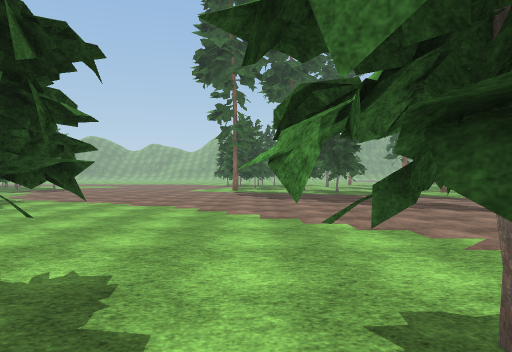
[1] (above)

24 first-person views from a walk through a Unity game level. The camera is 1.3 m above the floor, looks level and sees 70° across. The floor is counted in squares, 2 m on a side. Each view is taken from the middle of a square. On the plan, view 1 faces up. The plan holds only what a view shows up to about 11 squares ahead; the rest is blank. The place goes on beyond the plan. The player character is not drawn. Some surface patterns are stand-ins.

[2]
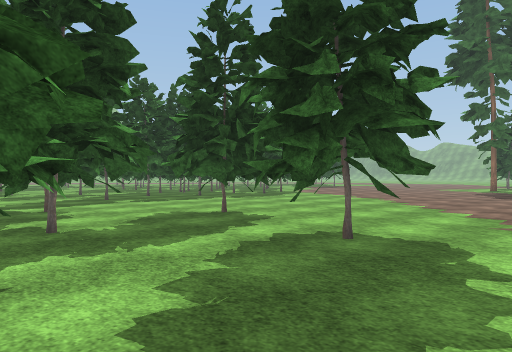

[3]
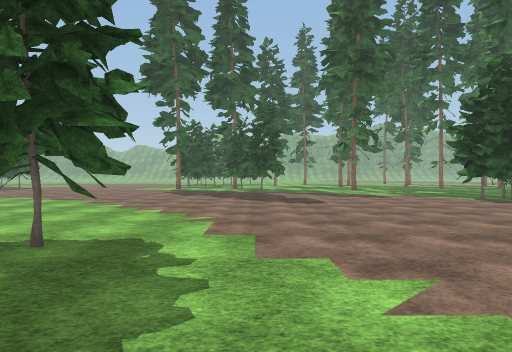

[4]
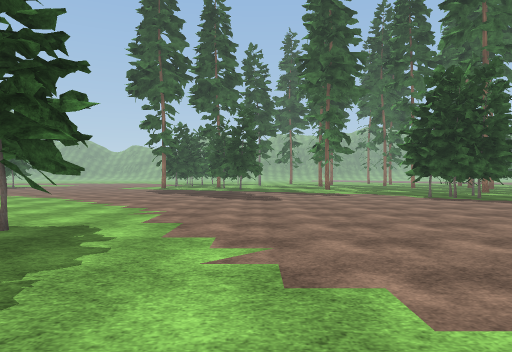

[5]
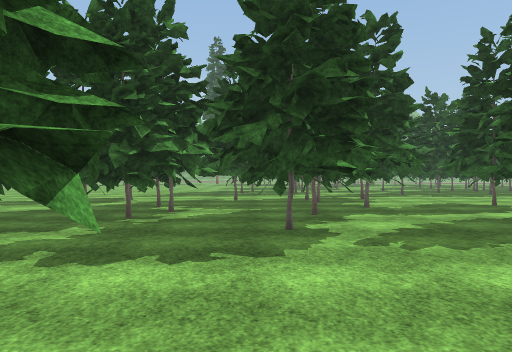

[6]
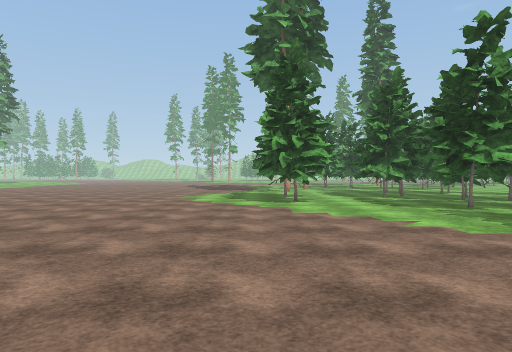

[7]
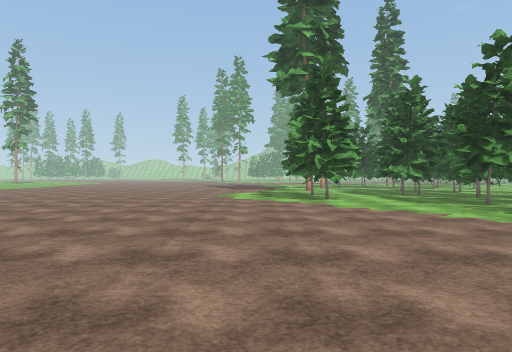

[8]
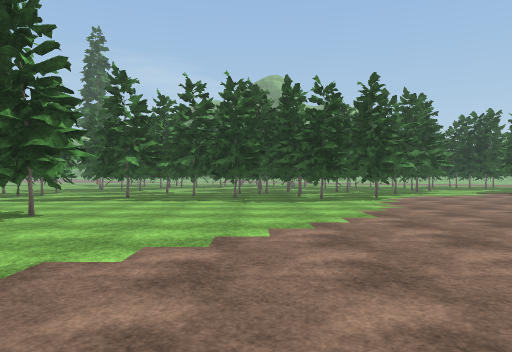

[9]
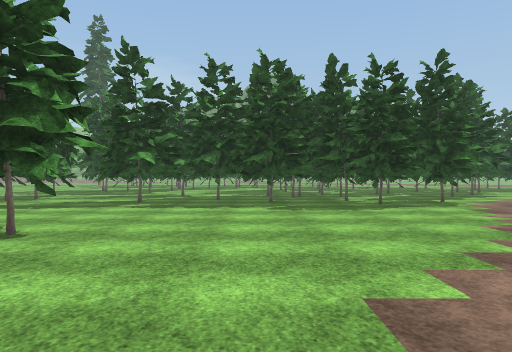

[10]
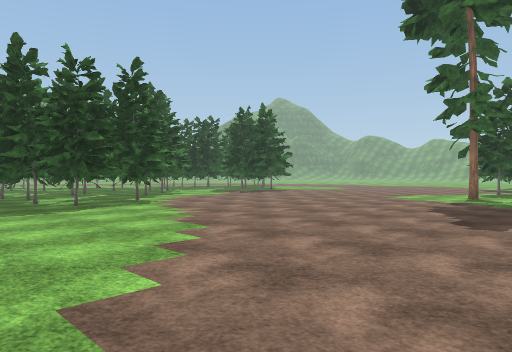

[11]
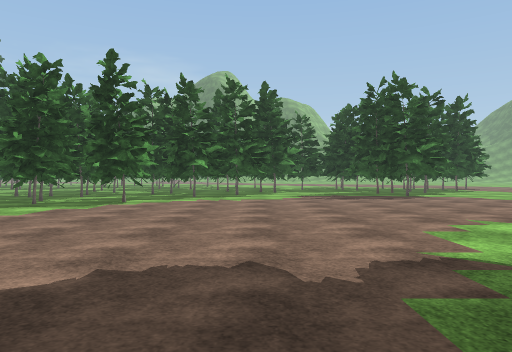

[12]
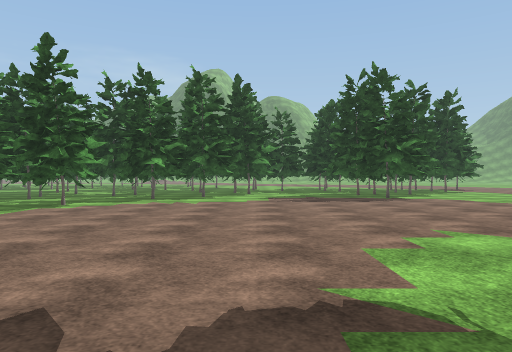

[13]
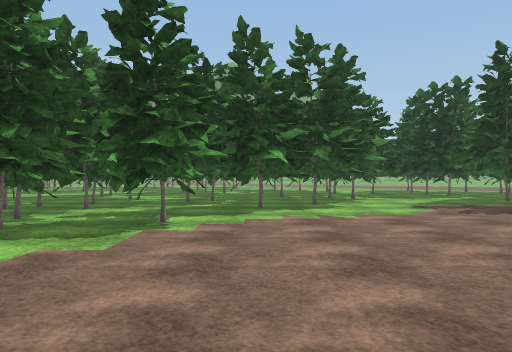

[14]
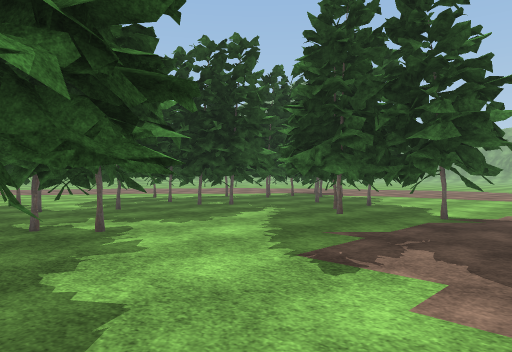

[15]
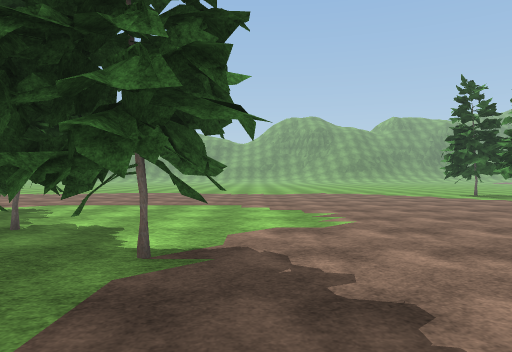

[16]
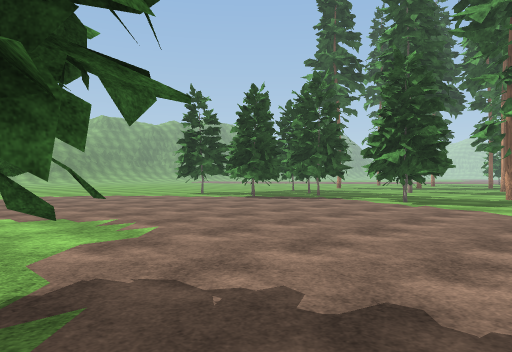

[17]
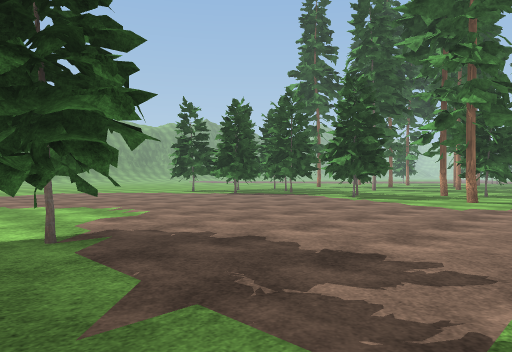

[18]
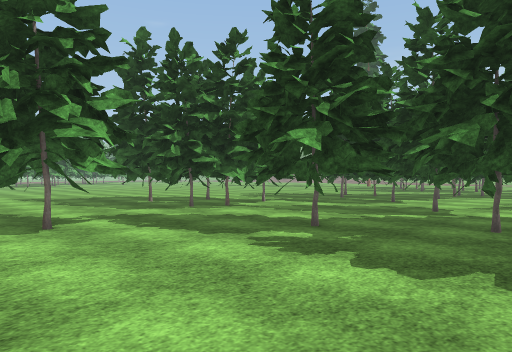

[19]
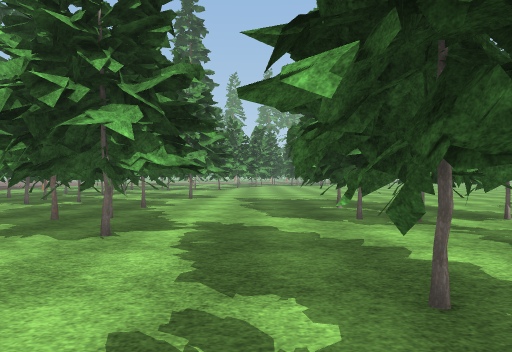

[20]
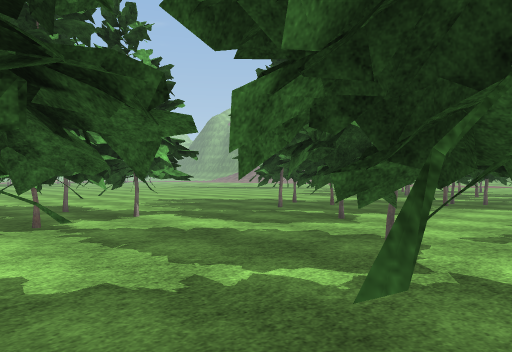

[21]
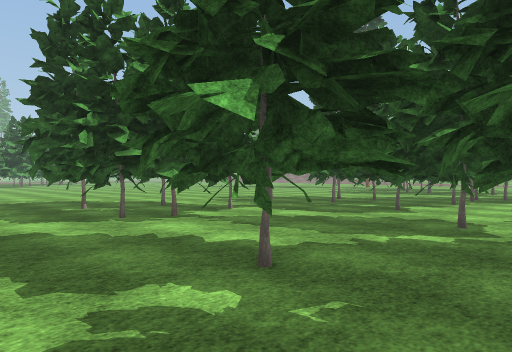

[22]
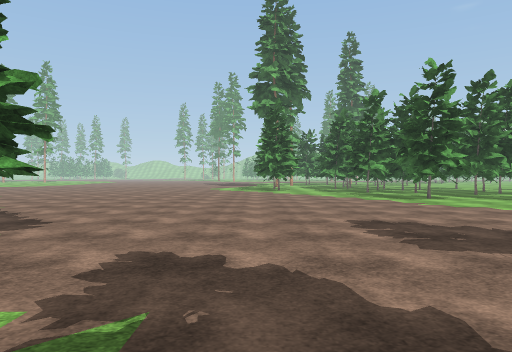

[23]
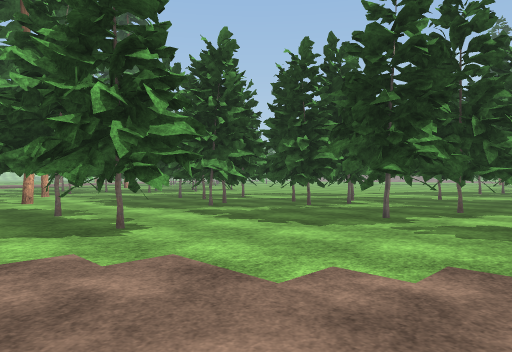

[24]
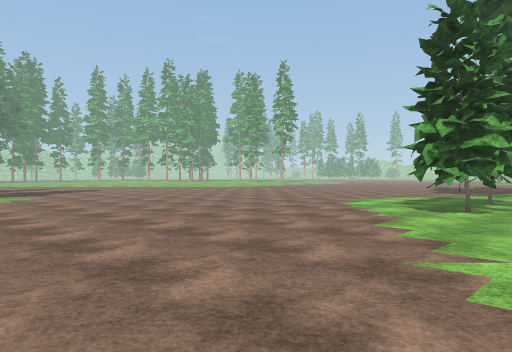

### Floor plan
Key: @ floor where view 1 was taken; # wall or solid block; x gap in a wall; . floor.
Columns run from 13 left of view 1 to 15 right of it. Each row starts with its distance up from view 1.
 27       ..
 26 ............
 25 ...........#
 24 ...........#
 23 ............
 22  ............
 21  ............#
 20 ## .........##.
 19  ###........##..
 18 ####...........#
 17 .###........#..#
 16 ...............#
 15 ..............
 14 ##.............
 13 ####............
 12   ##...........    .
 11    ##............ ...
 10    ####...............
  9       #................#
  8       ##..............###
  7       # ...............##
  6      ##.................
  5      ##..................
  4     ##....................
  3   #####...................
  2   ##.##....#xx#............
  1  # ...........#..............
  0 ##......##.##@...............
 -1 ##.####..##### .............
 -2 #..####..##  ###...........
 -3 ... ###..##  ###...........
 -4 ... ###..### #....##........
 -5 ...........# ##...##........
 -6 .........#   #######.......

Where each view was taken, in squares from view 1:
view 1: 0 up, 0 right, facing up
view 2: 2 down, 3 right, facing up-left
view 3: 2 down, 3 right, facing up
view 4: 3 down, 4 right, facing up
view 5: 3 down, 6 right, facing left
view 6: 5 up, 6 right, facing down
view 7: 6 up, 7 right, facing down
view 8: 6 up, 4 right, facing left
view 9: 5 up, 2 right, facing left
view 10: 5 up, 2 right, facing up-left
view 11: 13 up, 2 right, facing left
view 12: 14 up, 1 right, facing left
view 13: 11 up, 2 left, facing left
view 14: 12 up, 8 left, facing up-left
view 15: 15 up, 9 left, facing up
view 16: 16 up, 10 left, facing up-right
view 17: 14 up, 11 left, facing up-right
view 18: 5 up, 3 left, facing down-left
view 19: 4 up, 6 left, facing down
view 20: 4 up, 7 left, facing down-left
view 21: 4 up, 5 left, facing down-left
view 22: 12 up, 6 right, facing down
view 23: 0 up, 7 right, facing down-left
view 24: 3 up, 3 right, facing down-right
